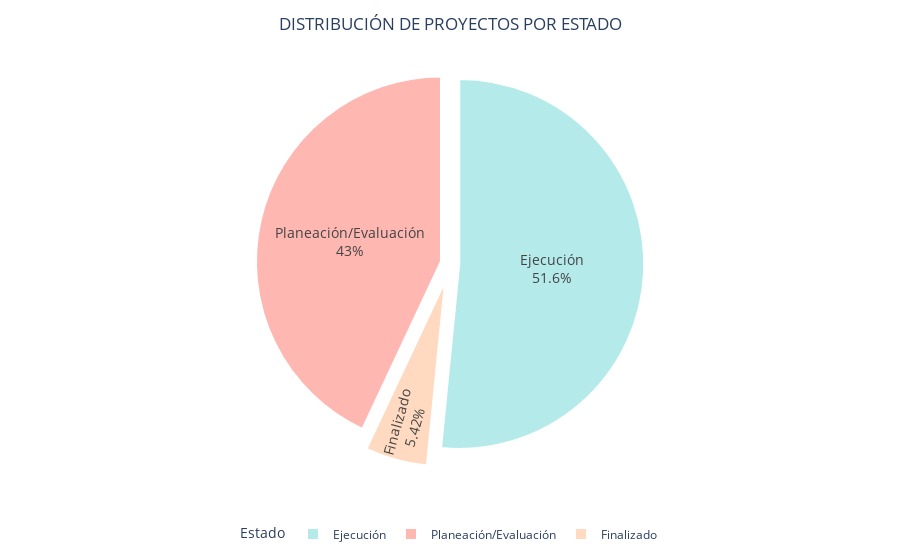

The notebook cell this image was saved under:
### Code cell
# Conteo de proyectos por EstadoProyecto
conteo = df["EstadoGrupo"].value_counts()

# Datos
labels = conteo.index
values = conteo.values

# Crear gráfico (pastel completo, sin círculo en el centro)
fig = px.pie(
    names=labels,
    values=values,
    hole=0,  # pastel sólido
    color=labels,
    color_discrete_map={
      "Ejecución": "#B5EAEA",
      "Planeación/Evaluación": "#FFB7B2",
      "Finalizado": "#FFDAC1"
    }
)

# Personalización
fig.update_traces(
    textinfo="label+percent",
    textfont_size=14,
    pull=[0.05, 0.05, 0.1],  # separa cada sector
    marker=dict(line=dict(color="white", width=2))
)

fig.update_layout(
    title_text="DISTRIBUCIÓN DE PROYECTOS POR ESTADO",
    title_x=0.5,  # centrado
    legend_title="Estado",
    legend=dict(
        orientation="h",
        yanchor="bottom",
        y=-0.2,
        xanchor="center",
        x=0.5
    )
)

fig.show()

### Figure 1 — Plotly figure (JSON) as saved in the notebook; plotly's stock layout.template omitted (floating-point values rounded to 4 significant figures)
{"data": [{"customdata": [["Ejecución"], ["Planeación/Evaluación"], ["Finalizado"]], "domain": {"x": [0, 1], "y": [0, 1]}, "hole": 0, "hovertemplate": "label=%{label}<br>value=%{value}<br>color=%{customdata[0]}<extra></extra>", "labels": ["Ejecución", "Planeación/Evaluación", "Finalizado"], "legendgroup": "", "marker": {"colors": ["#B5EAEA", "#FFB7B2", "#FFDAC1"], "line": {"color": "white", "width": 2}}, "name": "", "pull": [0.05, 0.05, 0.1], "showlegend": true, "textfont": {"size": 14}, "textinfo": "label+percent", "type": "pie", "values": [255734, 213329, 26864]}], "layout": {"legend": {"orientation": "h", "title": {"text": "Estado"}, "tracegroupgap": 0, "x": 0.5, "xanchor": "center", "y": -0.2, "yanchor": "bottom"}, "margin": {"t": 60}, "title": {"text": "DISTRIBUCIÓN DE PROYECTOS POR ESTADO", "x": 0.5}}}
